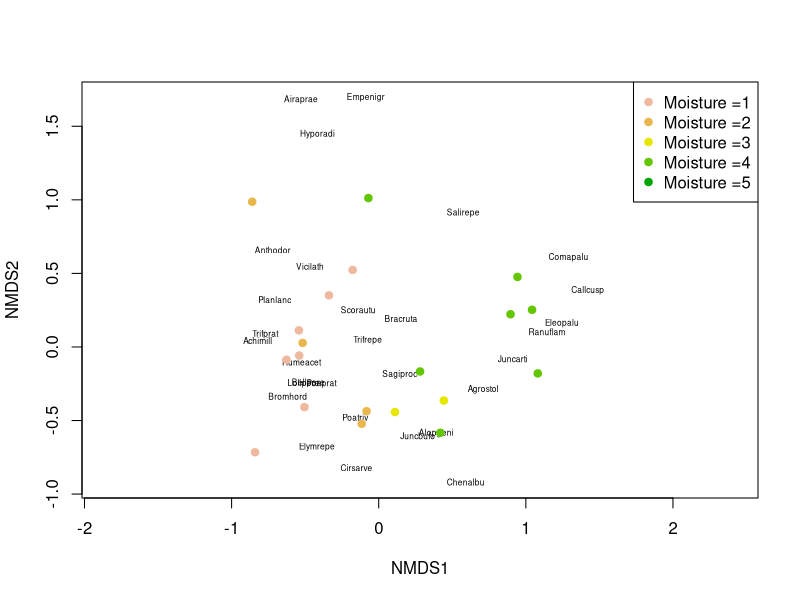
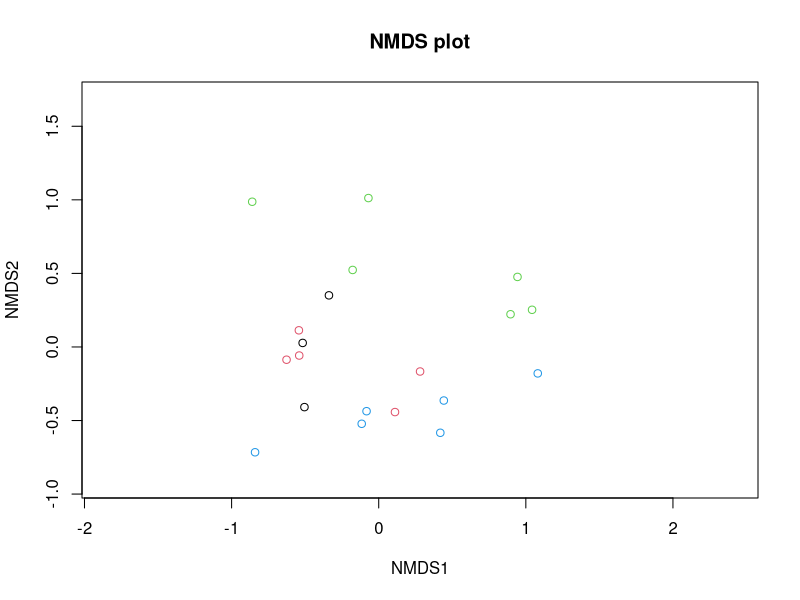

The R source for these figures, in order: (Note: this script raises an error after producing the figures.)
## ---- chunk 1
library(vegan)
data(dune)
data(dune.env)
?dune
## ---- chunk 2
set.seed(123)
dune_mds <- metaMDS(dune, distance = "bray")

plot(dune_mds, type='n')
 text(dune_mds, 'sp', cex=.5)
 # generate vector of colors 
 color_vect = rev(terrain.colors(6))[-1]
 points(dune_mds, 'sites', pch=19, 
        col=color_vect[dune.env$Moisture])
 legend('topright', paste("Moisture =", 1:5, sep=''), 
        col=color_vect, pch=19)
## ---- chunk 3
ordiplot(dune_mds, type = "n", main = "NMDS plot")
points(dune_mds, display = "sites", col = dune.env$Management)
ordiplot(dune.mds, type = "n", main = "NMDS plot")
points(dune.mds, display = "sites", col = dune.env$Management)
ordiellipse(dune.mds, groups = dune.env$Moisture, kind = "se", label = TRUE)

 # generate vector of colors 
 color_vect = rev(terrain.colors(6))[-1]
 points(dune_mds, 'sites', pch=19, 
        col=color_vect[dune.env$Moisture])
 legend('topright', paste("Moisture =", 1:5, sep=''), 
        col=color_vect, pch=19)
## ---- chunk 4
dune_pca <- rda(dune)
dune_pca
str(dune_pca)
dune_pca$tot.chi
dune_pca$CA$eig
sum(dune_pca$CA$eig)
# verify that this is equal to the sum of the variances (i.e., diagonal elements) in the species covariance matrix 
sum(diag(cov(dune)))
cen_dune <- apply(dune, 2, function(x) x - mean(x))
cov_dune <- nrow(dune)^-1 * t(cen_dune) %*% cen_dune
sum(diag(cov_dune))
round(dune_pca$CA$eig / dune_pca$tot.chi, 2)
plot(dune_pca)
biplot(dune_pca)
ordiplot(dune_pca, display = 'sp')
dune_ca <- cca(dune)
dune_ca
## ---- chunk 5
cca_dune <- cca(dune ~ ., data=dune.env)
RsquareAdj(cca_dune, 100)

anova(cca_dune, permutations = 999)

anova(cca_dune, by='margin', permutations = 999)

plot(cca_dune, type='n', scaling=1)
orditorp(cca_dune, display='sp', cex=0.5, scaling=1, col='blue')
text(cca_dune, display='bp', col='red')

## ---- chunk 6
# Fit CCA using formula interface
dune.cca <- cca(dune ~ ., data = dune.env)

# Perform CCA with individual variables
dune.cca.Moisture <- cca(dune, dune.env$Moisture)
dune.cca.A1 <- cca(dune, dune.env$A1)

anova(dune.cca, by="axis", step=2)

plot(dune.cca)

